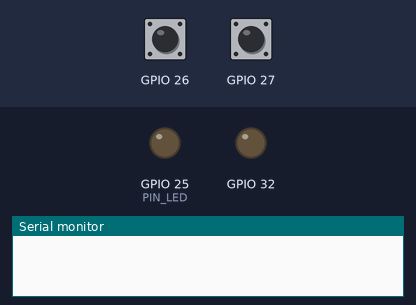
The sketch below on a simulated ESP32. Parts: output pins drawn as LEDs (lit = HIGH), the last lines printed to the serial monitor. The inputs (shaded band) are chosen by the test bench; at power-on: GPIO 26 HIGH, GPIO 27 HIGH.

Above: at 1.2 s.
1.3 s: GPIO 26 pulled LOW for 0.15 s
At 1.4 s:
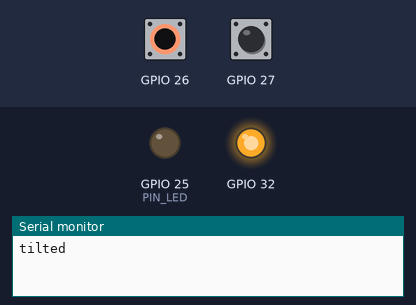
2.9 s: GPIO 27 pulled LOW for 0.15 s
At 4.1 s:
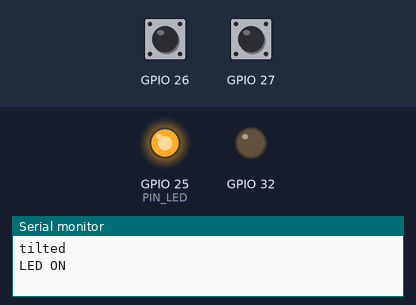
4.5 s: GPIO 26 pulled LOW for 1 s
At 5.3 s:
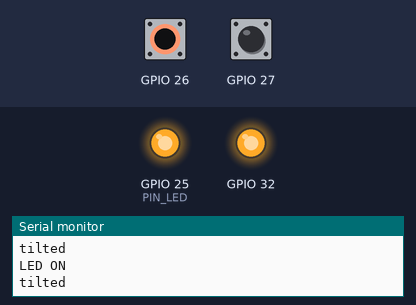
7.0 s: GPIO 27 pulled LOW for 1 s
At 7.3 s:
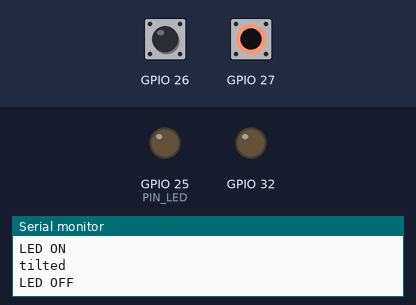
9.5 s: GPIO 27 pulled LOW for 3.2 s
At 10.4 s:
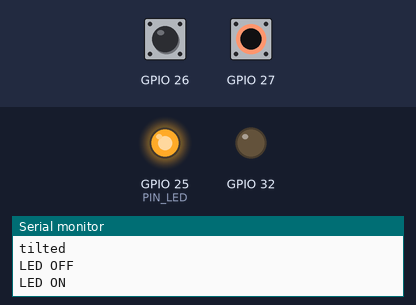
14.2 s: GPIO 26 pulled LOW for 3.2 s
At 15.2 s:
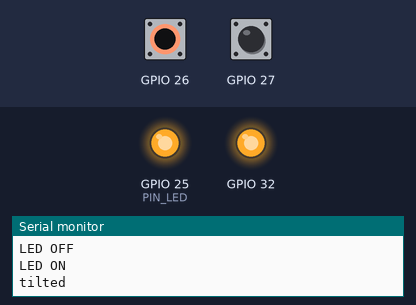
Timing chart, 0 to 18.9 s (numbered marks = the images above; inputs shaded):
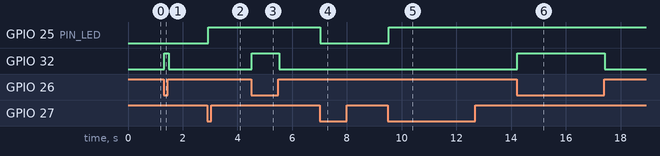

Measured:
- after the input at 1.3 s, GPIO 32: LOW → HIGH at once, → LOW 0.15 s later
- after the input at 2.9 s, GPIO 25 (PIN_LED): LOW → HIGH at once
- after the input at 4.5 s, GPIO 32: LOW → HIGH at once, → LOW 1.0 s later
- after the input at 7.0 s, GPIO 25 (PIN_LED): HIGH → LOW at once
- after the input at 9.5 s, GPIO 25 (PIN_LED): LOW → HIGH at once
- after the input at 14.2 s, GPIO 32: LOW → HIGH at once, → LOW 3.2 s later

The sketch:

tilt.ino
```cpp
typedef struct {
    int pin;
    int stable;            // 확정된 상태
    int last_raw;          // 직전에 읽은 원시 값
    uint32_t changed_at;   // 원시 값이 마지막으로 바뀐 시각
} button_t;

// 눌림(HIGH → LOW)이 확정되는 순간에만 1 을 반환
int button_pressed(button_t *b) {
    int raw = digitalRead(b->pin);
    if (raw != b->last_raw) {                 // 값이 흔들리면 타이머 재시작
        b->last_raw = raw;
        b->changed_at = millis();
    }
    if (millis() - b->changed_at > 30 && raw != b->stable) {
        b->stable = raw;                      // 30ms 동안 그대로면 확정
        return (raw == LOW);
    }
    return 0;
}
button_t tilt = {26, HIGH,HIGH, 0};
button_t btn = {27, HIGH, HIGH, 0};
const int PIN_LED = 25;
int led = 0;

void setup() {
    Serial.begin(115200);
    pinMode(btn.pin, INPUT_PULLUP);
    pinMode(tilt.pin, INPUT_PULLUP);
    pinMode(PIN_LED, OUTPUT);
    pinMode(32,OUTPUT);
}

void loop() {
        if (button_pressed(&btn)) {
        led = !led;
        digitalWrite(PIN_LED, led);
        Serial.printf("LED %s\n", led ? "ON" : "OFF");
    }
    if (button_pressed(&btn))  Serial.println("button");
    if (button_pressed(&tilt)) Serial.println("tilted");
    digitalWrite(32, tilt.stable == LOW);     // 기울어져 있는 동안 초록 LED
}
// → 한 번 누를 때마다 정확히 한 줄: LED ON / LED OFF / ...
```
